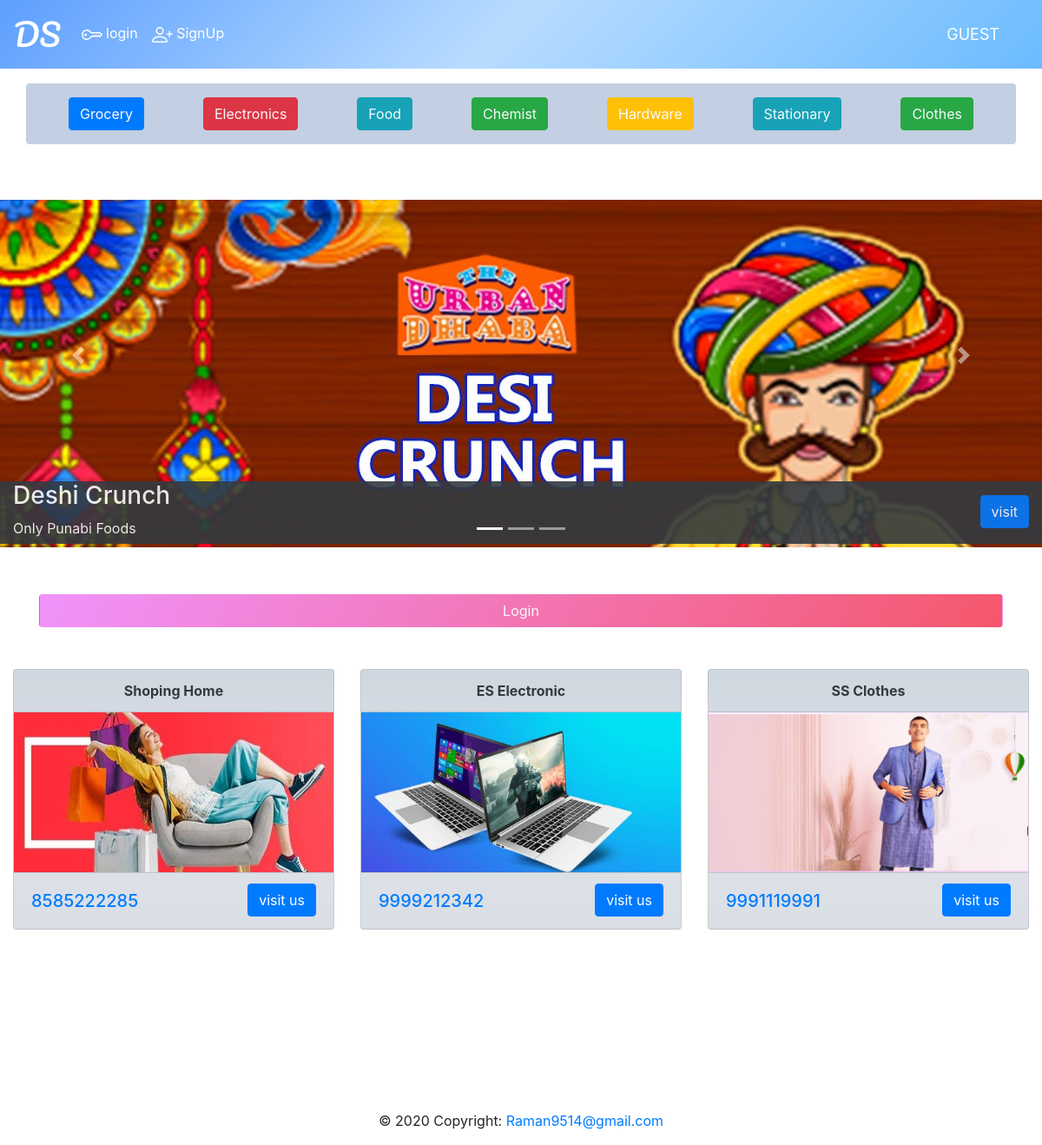
The page / on the database its author committed.
### adds/models.py (models this page shows, shortened)
class Adds(models.Model):
    name = models.CharField(max_length=50)
    category = models.ForeignKey(Category, on_delete=models.CASCADE)
    contact = models.CharField(max_length=10)
    email = models.EmailField()
    address = models.CharField(max_length=200)
    description = models.CharField(max_length=50)
    banner = models.ImageField(upload_to="Adds/banner")
    positions = models.ForeignKey(Position,on_delete=models.CASCADE)
    start_date = models.DateTimeField()
    end_date = models.DateTimeField()
    payment = models.IntegerField()

### deliverysystem/views.py (the view)
# urls.py: path('',views.index,name="index"),
def index(request):
    crousal_adds = Adds.objects.filter(positions='top_of_page_in_crousal')
    card_adds = Adds.objects.filter(positions='at_card')
    if request.user.is_authenticated:
        current_order = Order.objects.filter(user_id=request.user.id,order_cancelled=False , order_delivered=False).reverse().first()
    else:
        current_order=None
    return render(request,'index.html',{'crousal_adds':crousal_adds,'card_adds':card_adds,'current_order':current_order})

### templates/index.html (shortened to what this page needs)
{% extends "basic.html" %}
{% block content %}
    <div name='category' class='container rounded d-flex justify-content-around h-25' style=' background-image: linear-gradient(135deg,  #c3cfe2 0%, #c3cfe2 100%); opecity:05px'>
        <a class="btn btn-primary   mb-3 mt-3  text-light" href="{% url 'category' 'grocery' %}" >Grocery</a>
        <a class="btn btn-danger    mb-3 mt-3  text-light" href="{% url 'category' 'electronics' %}" >Electronics</a>
        <a class="btn btn-info      mb-3 mt-3  text-light" href="{% url 'category' 'food' %}" >Food</a>
        <a class="btn btn-success   mb-3 mt-3  text-light" href="{% url 'category' 'chemist' %}" >Chemist</a>
        <a class="btn btn-warning   mb-3 mt-3  text-light" href="{% url 'category' 'hardware' %}" >Hardware</a>
        <a class="btn btn-info      mb-3 mt-3  text-light" href="{% url 'category' 'stationary' %}" >Stationary</a>
        <a class="btn btn-success   mb-3 mt-3  text-light" href="{% url 'category' 'clothes' %}" >Clothes</a>
    </div>
        <div id="demo" class="carousel slide mt-3" data-ride="carousel">
          <ul class="carousel-indicators">
            {% for adds in crousal_adds %}
            {% if forloop.first %}
                <li data-target="#demo" data-slide-to="{{ forloop.counter0 }}" class="active"></li>
            {% else %}
            <li data-target="#demo" data-slide-to="{{ forloop.counter0 }}" ></li>
             {% endif %}
              {% endfor %}
           </ul>
           <div class="carousel-inner">
          {% for adds in crousal_adds %}
             {% if forloop.first %}
             <div class="carousel-item active" href="{% url 'visitus' adds.id %}"  >
              <a href="{% url 'visitus' adds.id %}">
              <div style="background-image: url('{{adds.banner.url}}') ; width:100% ; height:400px;">
                  <div style="height: 81%;" class="container mt-5"> </div>
                   <div style="height: 18%; opacity:0.9 ; " class="container-fluid bg-dark " >
                      <div class="float-left" style="width:50%">
                         <h3 class="text-light " >{{adds.name}}</h3>
                         <p class="text-light ">{{adds.description}}</p></div>
                      <div style="width:50%" class="float-right">
                          <a href="{% url 'visitus' adds.id %}" class="btn btn-primary float-right mt-3 ml-4">visit</a>
                      </div>
                    </div>
                  </a>
               </div>
             </div>
                  {% endif %}
            {% endfor %}
          </div>
          <a class="carousel-control-prev" href="#demo" data-slide="prev">
            <span class="carousel-control-prev-icon"></span>
          </a>
          <a class="carousel-control-next" href="#demo" data-slide="next">
            <span class="carousel-control-next-icon"></span>
          </a>
        {% if user.is_authenticated %}
        {% if current_order %}
        <div class="container-fluid   mt-5 mb-5 "  >
           <h3 class="col-md-12 col-lg-12 col-sm-12"> Order Status : {{current_order.product_list}} </h3>
             <div class="progress mt-4">
              {% if current_order.order_pending %}
                  <div class="progress-bar bg-primary border-dark text-center text-light" style="width:30%">pending</div>
              {% elif current_order.order_picked%}
                  <div class="progress-bar bg-warning border-dark text-center text-light" style="width:60%">picked</div>
              {% elif current_order.order_delivered%}
                  <div class="progress-bar bg-success border-dark text-center text-light" style="width:100% ; ">Deliverd</div>
              {% else%}
                <a href="{% url 'TakeOrder' %}"  class="btn btn-block text-light" style="background-image: linear-gradient(120deg, #f093fb 0%, #f5576c 100%);"> Order now </a></div>
              {% endif %}
              </div>
        </div>
              {% else %}
                <div class="container mt-5">
                  <a href="{% url 'TakeOrder' %}"  class="btn btn-block text-light" style="background-image: linear-gradient(120deg, #f093fb 0%, #f5576c 100%);"> Order now </a></div>
                {% endif %}
           {% else %}
                <div class="container mt-5">
                 <a href="{% url 'login' %}" class="btn btn-block text-light" style="background-image: linear-gradient(120deg, #f093fb 0%, #f5576c 100%);"> Login </a></div>
           {% endif %}
<div class="card-group">
{% for adds in card_adds %}
      <div class="container  mt-5 clo-lg-3 col-md-4 col-sm-12 ">
        <div class="card text-center " style=" height:300px  ;background: linear-gradient(to bottom, #D5DEE7 0%, #E8EBF2 50%, #E2E7ED 100%)">
            <div class="card-header">
              <b class="text-dark">{{ adds.name}}</b>
            </div>
            <div class="card-body bg-light p-0" >
                  <img src="{{adds.banner.url}}" width="100%" height="100%">
            </div>
            <div class="card-footer text-muted ">
                <h5 class="float-left text-primary mt-2">{{adds.contact}}</h5>
                <a href="{% url 'visitus' adds.id %}" class="btn btn-primary float-right">visit us</a>
            </div>
          </div>
        </div>
        {% endfor %}
      </div>
<br><br><br><br>
<br><br><br><br>
{% endblock content %}

### templates/basic.html (style rules this page uses)
* { box-sizing: border-box; }

### rows shown on the page
Adds: banner (picture), name "Deshi Crunch", description "Only Punabi Foods"
Adds: name "Shoping Home", banner (picture), contact "8585222285"
Adds: name "ES Electronic", banner (picture), contact "9999212342"
Adds: name "SS Clothes", banner (picture), contact "9991119991"

### other values the page prints
{{ user.username|default:'GUEST'|truncatechars:20 }} "GUEST"
